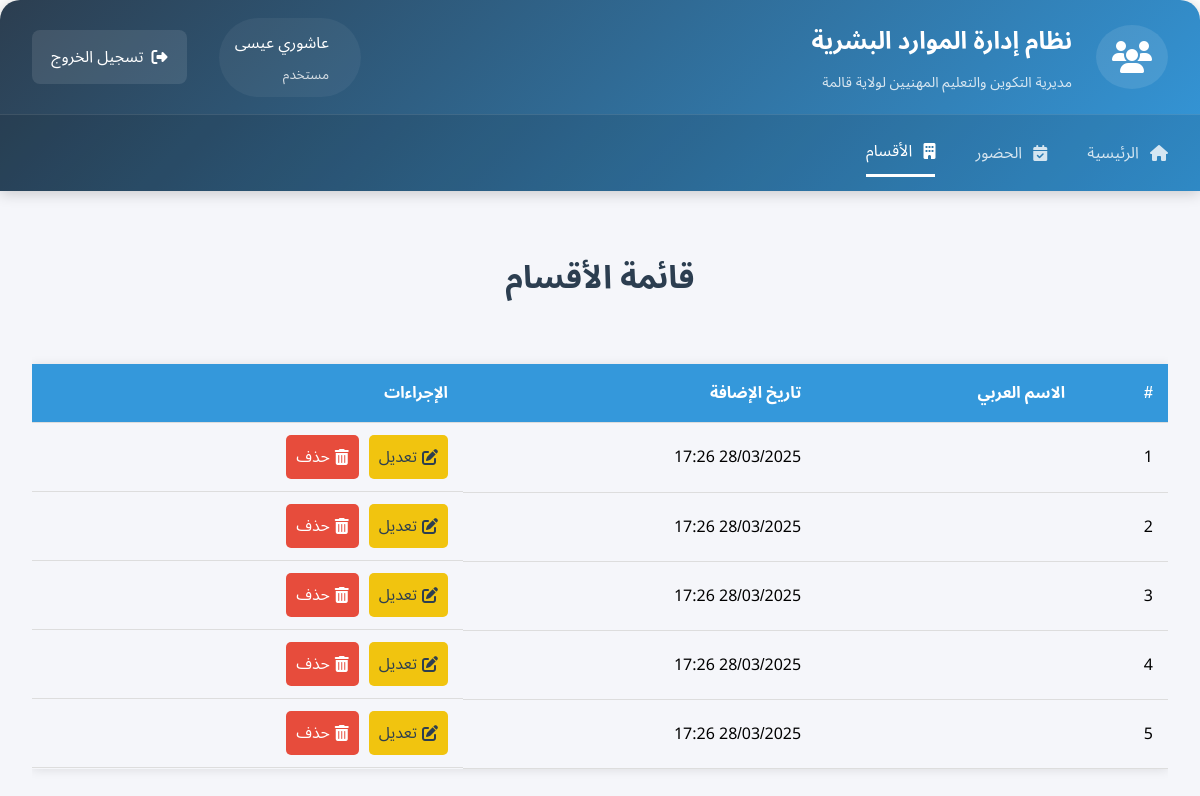
Page /list_departments.php (signed in) on the earlier database version.
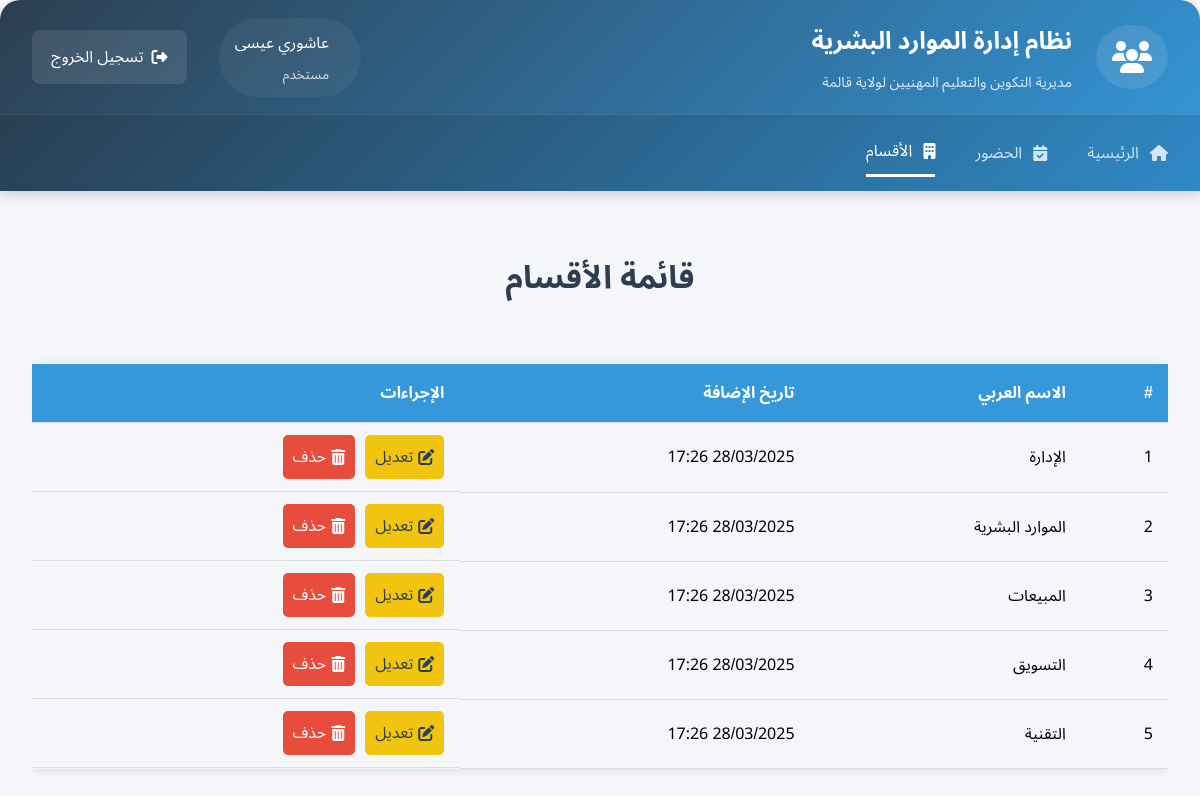
Same page on the later database version.
### tables this page shows
CREATE TABLE `departments` (
  `department_id` int(11) NOT NULL,
  `name` varchar(50) NOT NULL COMMENT 'اسم القسم (عربي)',
  `created_at` timestamp NOT NULL DEFAULT current_timestamp()
);

### list_departments.php (the view, shortened to what this page needs)
<?php
$pdo = getDBConnection();
$departments = [];
try {
    $stmt = $pdo->query("SELECT * FROM departments ORDER BY created_at DESC");
    $departments = $stmt->fetchAll(PDO::FETCH_ASSOC);
} catch (PDOException $e) {
    $error = "خطأ في جلب البيانات: " . $e->getMessage();
}
?>
<!DOCTYPE html>
<html lang="ar" dir="rtl">
<head>
    <link rel="stylesheet" href="CSS/icons.css">
</head>
<body>
    <div class="dashboard-container">
        <?php include 'header.php'; ?>
        <main class="dashboard-main">
            <h1 class="dashboard-title">قائمة الأقسام</h1>
            <div class="table-container">
                <?php if (count($departments) > 0): ?>
                    <table class="departments-table">
                        <thead>
                            <tr>
                                <th>#</th>
                                <th>الاسم العربي</th>
                                <th>تاريخ الإضافة</th>
                                <th>الإجراءات</th>
                            </tr>
                        </thead>
                        <tbody>
                            <?php foreach ($departments as $index => $dept): ?>
                            <tr>
                                <td><?= $index + 1 ?></td>
                                <td><?= htmlspecialchars($dept['name']) ?></td>
                                <td><?= date('d/m/Y H:i', strtotime($dept['created_at'])) ?></td>
                                <td class="actions">
                                    <a href="edit_department.php?id=<?= $dept['department_id'] ?>" class="btn btn-edit">
                                        <i class="fas fa-edit"></i>
                                        تعديل
                                    </a>
                                    <a href="delete_department.php?id=<?= $dept['department_id'] ?>" class="btn btn-delete"
                                       onclick="return confirm('هل أنت متأكد من رغبتك في حذف هذا القسم؟')">
                                        <i class="fas fa-trash"></i>
                                        حذف
                                    </a>
                                </td>
                            </tr>
                            <?php endforeach; ?>
                        </tbody>
                    </table>
                <?php endif; ?>
            </div>
        </main>
    </div>
</body>
</html>

### header.php (shortened to what this page needs)
<header class="dashboard-header">
    <div class="header-content">
        <div class="header-brand">
            <div class="brand-logo">
                <i class="fas fa-user-group"></i>
            </div>
            <div class="brand-text">
                <h1>نظام إدارة الموارد البشرية</h1>
                <p>مديرية التكوين والتعليم المهنيين لولاية قالمة</p>
            </div>
        </div>
        <div class="header-actions">
            <div class="user-profile">
                <div class="profile-info">
                    <span class="username"><?php echo htmlspecialchars($_SESSION['fullname']); ?></span>
                    <span class="role"><?php echo htmlspecialchars($_SESSION['role'] ?? 'مستخدم'); ?></span>
                </div>
            </div>
            <a href="logout.php" class="logout-btn">
                <i class="fas fa-sign-out-alt"></i>
                <span>تسجيل الخروج</span>
            </a>
        </div>
    </div>
    <nav class="header-nav">
        <a href="index.php" class="nav-link <?php echo (basename($_SERVER['PHP_SELF']) == 'index.php' ? 'active' : ''); ?>">
            <i class="fas fa-home"></i>
            الرئيسية
        </a>
        <a href="checkAttendance.php" class="nav-link <?php echo (basename($_SERVER['PHP_SELF']) == 'checkAttendance.php' ? 'active' : ''); ?>">
            <i class="fas fa-calendar-check"></i>
            الحضور
        </a>
        <a href="list_departments.php" class="nav-link <?= (basename($_SERVER['PHP_SELF']) == 'list_departments.php' ? 'active' : '') ?>">
            <i class="fas fa-building"></i>
            الأقسام
        </a>
    </nav>
</header>

### list_departments.php (style rules this page uses)
.departments-table { width: 100%; border-collapse: collapse; margin: 20px 0; box-shadow: 0 1px 10px rgba(0,0,0,0.1); }
.departments-table th, .departments-table td { padding: 12px 15px; text-align: right; border-bottom: 1px solid #ddd; }
.departments-table th { background-color: #3498db; color: white; }
.table-container { overflow-x: auto; }
.actions { display: flex; gap: 10px; justify-content: flex-start; }
.btn { padding: 5px 10px; border-radius: 5px; text-decoration: none; display: inline-flex; align-items: center; gap: 5px; }
.btn-edit { background: #f1c40f; color: #2c3e50; }
.btn-delete { background: #e74c3c; color: white; }

Differences in the rows shown:
changed departments: name (not shown) → "الإدارة"
changed departments: name (not shown) → "الموارد البشرية"
changed departments: name (not shown) → "المبيعات"
changed departments: name (not shown) → "التسويق"
changed departments: name (not shown) → "التقنية"
